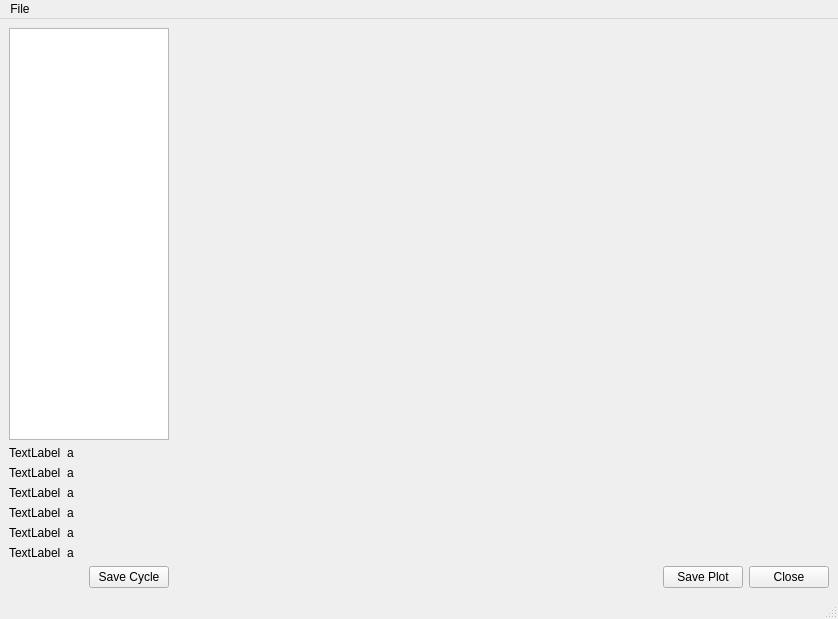
<?xml version="1.0" encoding="UTF-8"?>
<ui version="4.0">
 <class>VoltammetryWindow</class>
 <widget class="QMainWindow" name="VoltammetryWindow">
  <property name="geometry">
   <rect>
    <x>0</x>
    <y>0</y>
    <width>838</width>
    <height>619</height>
   </rect>
  </property>
  <property name="windowTitle">
   <string>Voltammetry Editor</string>
  </property>
  <widget class="QWidget" name="centralwidget">
   <layout class="QHBoxLayout" name="horizontalLayout_3" stretch="0,1">
    <property name="sizeConstraint">
     <enum>QLayout::SetDefaultConstraint</enum>
    </property>
    <item>
     <layout class="QVBoxLayout" name="verticalLayout" stretch="1,0,0">
      <item>
       <widget class="QListWidget" name="cycles">
        <property name="sizePolicy">
         <sizepolicy hsizetype="Expanding" vsizetype="Expanding">
          <horstretch>0</horstretch>
          <verstretch>0</verstretch>
         </sizepolicy>
        </property>
        <property name="minimumSize">
         <size>
          <width>0</width>
          <height>0</height>
         </size>
        </property>
        <property name="maximumSize">
         <size>
          <width>160</width>
          <height>16777215</height>
         </size>
        </property>
        <property name="sizeIncrement">
         <size>
          <width>0</width>
          <height>0</height>
         </size>
        </property>
        <property name="alternatingRowColors">
         <bool>true</bool>
        </property>
       </widget>
      </item>
      <item>
       <layout class="QFormLayout" name="formLayout">
        <item row="0" column="0">
         <widget class="QLabel" name="label_6">
          <property name="text">
           <string>TextLabel</string>
          </property>
         </widget>
        </item>
        <item row="0" column="1">
         <widget class="QLabel" name="label_7">
          <property name="text">
           <string>a</string>
          </property>
         </widget>
        </item>
        <item row="1" column="0">
         <widget class="QLabel" name="label">
          <property name="text">
           <string>TextLabel</string>
          </property>
         </widget>
        </item>
        <item row="1" column="1">
         <widget class="QLabel" name="label_8">
          <property name="text">
           <string>a</string>
          </property>
         </widget>
        </item>
        <item row="2" column="0">
         <widget class="QLabel" name="label_2">
          <property name="text">
           <string>TextLabel</string>
          </property>
         </widget>
        </item>
        <item row="2" column="1">
         <widget class="QLabel" name="label_9">
          <property name="text">
           <string>a</string>
          </property>
         </widget>
        </item>
        <item row="3" column="0">
         <widget class="QLabel" name="label_3">
          <property name="text">
           <string>TextLabel</string>
          </property>
         </widget>
        </item>
        <item row="3" column="1">
         <widget class="QLabel" name="label_10">
          <property name="text">
           <string>a</string>
          </property>
         </widget>
        </item>
        <item row="4" column="0">
         <widget class="QLabel" name="label_4">
          <property name="text">
           <string>TextLabel</string>
          </property>
         </widget>
        </item>
        <item row="4" column="1">
         <widget class="QLabel" name="label_11">
          <property name="text">
           <string>a</string>
          </property>
         </widget>
        </item>
        <item row="5" column="0">
         <widget class="QLabel" name="label_5">
          <property name="text">
           <string>TextLabel</string>
          </property>
         </widget>
        </item>
        <item row="5" column="1">
         <widget class="QLabel" name="label_12">
          <property name="text">
           <string>a</string>
          </property>
         </widget>
        </item>
       </layout>
      </item>
      <item>
       <layout class="QHBoxLayout" name="horizontalLayout">
        <item>
         <spacer name="horizontalSpacer">
          <property name="orientation">
           <enum>Qt::Horizontal</enum>
          </property>
          <property name="sizeHint" stdset="0">
           <size>
            <width>40</width>
            <height>20</height>
           </size>
          </property>
         </spacer>
        </item>
        <item>
         <widget class="QPushButton" name="pushButton_3">
          <property name="text">
           <string>Save Cycle</string>
          </property>
         </widget>
        </item>
       </layout>
      </item>
     </layout>
    </item>
    <item>
     <layout class="QVBoxLayout" name="verticalLayout_2" stretch="1,0">
      <item>
       <widget class="QWidget" name="plotwidget" native="true"/>
      </item>
      <item>
       <layout class="QHBoxLayout" name="horizontalLayout_2">
        <item>
         <spacer name="horizontalSpacer_2">
          <property name="orientation">
           <enum>Qt::Horizontal</enum>
          </property>
          <property name="sizeHint" stdset="0">
           <size>
            <width>40</width>
            <height>20</height>
           </size>
          </property>
         </spacer>
        </item>
        <item>
         <widget class="QPushButton" name="pushButton">
          <property name="text">
           <string>Save Plot</string>
          </property>
         </widget>
        </item>
        <item>
         <widget class="QPushButton" name="closebutton">
          <property name="text">
           <string>Close</string>
          </property>
         </widget>
        </item>
       </layout>
      </item>
     </layout>
    </item>
   </layout>
  </widget>
  <widget class="QMenuBar" name="menubar">
   <property name="geometry">
    <rect>
     <x>0</x>
     <y>0</y>
     <width>838</width>
     <height>22</height>
    </rect>
   </property>
   <widget class="QMenu" name="menuFile">
    <property name="title">
     <string>File</string>
    </property>
    <addaction name="actionOpenFile"/>
    <addaction name="actionSave_selected_Voltammogram"/>
    <addaction name="separator"/>
    <addaction name="actionQuit"/>
   </widget>
   <addaction name="menuFile"/>
  </widget>
  <widget class="QStatusBar" name="statusbar"/>
  <action name="actionOpenFile">
   <property name="text">
    <string>Open File</string>
   </property>
   <property name="shortcut">
    <string>Ctrl+O</string>
   </property>
  </action>
  <action name="actionSave_selected_Voltammogram">
   <property name="text">
    <string>Save Voltammogram</string>
   </property>
  </action>
  <action name="actionQuit">
   <property name="text">
    <string>Quit</string>
   </property>
  </action>
 </widget>
 <resources/>
 <connections>
  <connection>
   <sender>actionQuit</sender>
   <signal>triggered()</signal>
   <receiver>VoltammetryWindow</receiver>
   <slot>close()</slot>
   <hints>
    <hint type="sourcelabel">
     <x>-1</x>
     <y>-1</y>
    </hint>
    <hint type="destinationlabel">
     <x>399</x>
     <y>299</y>
    </hint>
   </hints>
  </connection>
  <connection>
   <sender>closebutton</sender>
   <signal>clicked()</signal>
   <receiver>VoltammetryWindow</receiver>
   <slot>close()</slot>
   <hints>
    <hint type="sourcelabel">
     <x>786</x>
     <y>573</y>
    </hint>
    <hint type="destinationlabel">
     <x>418</x>
     <y>309</y>
    </hint>
   </hints>
  </connection>
 </connections>
</ui>
